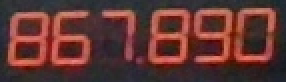
#> input picture extracted_roi_manual.png, 143 x 41 px (shown 2 times larger)
$ python roi.py
#> lines starting #> are read from the running program, lines starting #| are printed output that depends on the picture; after the words box and inside, x2 and y2 are one past the last pixel; in counts of white or black regions, pixels touching at a corner belong together
import cv2
import pytesseract

def detect_7_segments(image):
    config = '--psm 6 -c tessedit_char_whitelist="0123456789."'
    return pytesseract.image_to_string(image, config=config, lang='lets')


# Image file path
img_file = 'extracted_roi_manual.png'
# Read the image
image = cv2.imread(img_file)
#> image is the input picture: shape (41, 143, 3); mean B, G, R 50.6, 53.9, 97.1
image = cv2.resize(image, None, fx=1.5, fy=1.5)
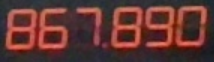
#> image: shape (62, 214, 3); mean B, G, R 50.5, 53.7, 96.8
#11717
# Convert to grayscale
gray = cv2.cvtColor(image, cv2.COLOR_BGR2GRAY)
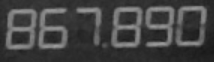
#> gray: shape (62, 214); min 24, max 155, mean 66.2

# Apply Gaussian blur to reduce noise
blurred = cv2.GaussianBlur(gray, (3, 3), 0)

# Apply Otsu's thresholding
_, otsu_thresh = cv2.threshold(blurred, 0, 255, cv2.THRESH_OTSU)
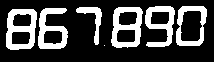
#> otsu_thresh: shape (62, 214); 26.5% white; 7 white regions (1 under 20 px), largest, box (x1, y1, x2, y2) and area: (6, 9, 37, 50) 729, (111, 7, 143, 48) 709, (38, 8, 68, 49) 645, (145, 6, 175, 47) 603, (176, 6, 207, 46) 536, (76, 7, 102, 45) 296

# Optional: Increase the contrast of the image
contrast_enhanced = cv2.convertScaleAbs(otsu_thresh, alpha=1.5, beta=0)

# Morphological operations to enhance the threshold image
kernel = cv2.getStructuringElement(cv2.MORPH_RECT, (3, 3))
morphed = cv2.morphologyEx(contrast_enhanced, cv2.MORPH_OPEN, kernel)
#> morphed: shape (62, 214); 26.4% white; 7 white regions, largest, box (x1, y1, x2, y2) and area: (6, 9, 37, 50) 729, (111, 7, 143, 48) 708, (38, 8, 68, 49) 643
kernel = cv2.getStructuringElement(cv2.MORPH_RECT, (3, 3))
morphed = cv2.erode(morphed, kernel)
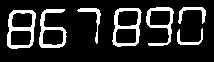
#> morphed: shape (62, 214); 15.7% white; 7 white regions, largest, box (x1, y1, x2, y2) and area: (7, 10, 36, 49) 457, (112, 8, 142, 47) 432, (39, 9, 67, 48) 393
cv2.imshow("n", otsu_thresh)
cv2.waitKey(0)

# Detect digits from the preprocessed image
#> (the run stopped early here; a loop or call above may not have finished)
